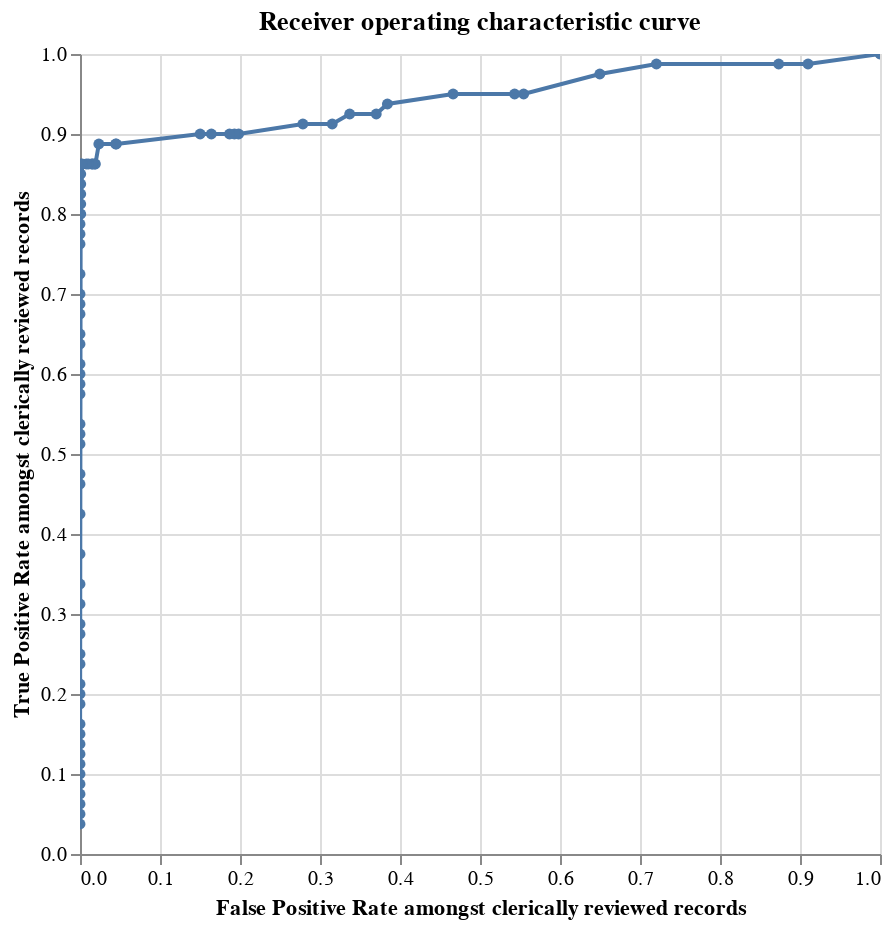

This figure's notebook cell:
### Markdown cell above
### Plot ROC Curve
using `roc_chart_from_labels`

### Code cell
linker.roc_chart_from_labels("labels")

### Figure 1 — Vega-Lite specification as saved in the notebook (floating-point values rounded to 4 significant figures)
{"$schema": "https://vega.github.io/schema/vega-lite/v4.8.1.json", "title": "Receiver operating characteristic curve", "height": 400, "width": 400, "data": {"values": [{"truth_threshold": -13.9, "row_count": 1225.0, "P": 80.0, "N": 1145.0, "TP": 80.0, "TN": 0.0, "FP": 1145.0, "FN": 0.0, "P_rate": 0.0, "N_rate": 0.9347, "TP_rate": 1.0, "TN_rate": 0.0, "FP_rate": 1.0, "FN_rate": 0.0, "precision": 0.06531, "recall": 1.0}, {"truth_threshold": -13.06, "row_count": 1225.0, "P": 80.0, "N": 1145.0, "TP": 79.0, "TN": 103.0, "FP": 1042.0, "FN": 1.0, "P_rate": 0.0, "N_rate": 0.9347, "TP_rate": 0.9875, "TN_rate": 0.08996, "FP_rate": 0.91, "FN_rate": 0.0125, "precision": 0.07047, "recall": 0.9875}, {"truth_threshold": -12.78, "row_count": 1225.0, "P": 80.0, "N": 1145.0, "TP": 79.0, "TN": 145.0, "FP": 1000.0, "FN": 1.0, "P_rate": 0.0, "N_rate": 0.9347, "TP_rate": 0.9875, "TN_rate": 0.1266, "FP_rate": 0.8734, "FN_rate": 0.0125, "precision": 0.07322, "recall": 0.9875}, {"truth_threshold": -12.71, "row_count": 1225.0, "P": 80.0, "N": 1145.0, "TP": 79.0, "TN": 320.0, "FP": 825.0, "FN": 1.0, "P_rate": 0.0, "N_rate": 0.9347, "TP_rate": 0.9875, "TN_rate": 0.2795, "FP_rate": 0.7205, "FN_rate": 0.0125, "precision": 0.08739, "recall": 0.9875}, {"truth_threshold": -11.93, "row_count": 1225.0, "P": 80.0, "N": 1145.0, "TP": 78.0, "TN": 401.0, "FP": 744.0, "FN": 2.0, "P_rate": 0.0, "N_rate": 0.9347, "TP_rate": 0.975, "TN_rate": 0.3502, "FP_rate": 0.6498, "FN_rate": 0.025, "precision": 0.09489, "recall": 0.975}, {"truth_threshold": -11.87, "row_count": 1225.0, "P": 80.0, "N": 1145.0, "TP": 76.0, "TN": 510.0, "FP": 635.0, "FN": 4.0, "P_rate": 0.0, "N_rate": 0.9347, "TP_rate": 0.95, "TN_rate": 0.4454, "FP_rate": 0.5546, "FN_rate": 0.05, "precision": 0.1069, "recall": 0.95}, {"truth_threshold": -11.83, "row_count": 1225.0, "P": 80.0, "N": 1145.0, "TP": 76.0, "TN": 523.0, "FP": 622.0, "FN": 4.0, "P_rate": 0.0, "N_rate": 0.9347, "TP_rate": 0.95, "TN_rate": 0.4568, "FP_rate": 0.5432, "FN_rate": 0.05, "precision": 0.1089, "recall": 0.95}, {"truth_threshold": -11.58, "row_count": 1225.0, "P": 80.0, "N": 1145.0, "TP": 76.0, "TN": 611.0, "FP": 534.0, "FN": 4.0, "P_rate": 0.0, "N_rate": 0.9347, "TP_rate": 0.95, "TN_rate": 0.5336, "FP_rate": 0.4664, "FN_rate": 0.05, "precision": 0.1246, "recall": 0.95}, {"truth_threshold": -11.36, "row_count": 1225.0, "P": 80.0, "N": 1145.0, "TP": 75.0, "TN": 705.0, "FP": 440.0, "FN": 5.0, "P_rate": 0.0, "N_rate": 0.9347, "TP_rate": 0.9375, "TN_rate": 0.6157, "FP_rate": 0.3843, "FN_rate": 0.0625, "precision": 0.1456, "recall": 0.9375}, {"truth_threshold": -10.99, "row_count": 1225.0, "P": 80.0, "N": 1145.0, "TP": 74.0, "TN": 721.0, "FP": 424.0, "FN": 6.0, "P_rate": 0.0, "N_rate": 0.9347, "TP_rate": 0.925, "TN_rate": 0.6297, "FP_rate": 0.3703, "FN_rate": 0.075, "precision": 0.1486, "recall": 0.925}, {"truth_threshold": -10.74, "row_count": 1225.0, "P": 80.0, "N": 1145.0, "TP": 74.0, "TN": 759.0, "FP": 386.0, "FN": 6.0, "P_rate": 0.0, "N_rate": 0.9347, "TP_rate": 0.925, "TN_rate": 0.6629, "FP_rate": 0.3371, "FN_rate": 0.075, "precision": 0.1609, "recall": 0.925}, {"truth_threshold": -10.7, "row_count": 1225.0, "P": 80.0, "N": 1145.0, "TP": 73.0, "TN": 784.0, "FP": 361.0, "FN": 7.0, "P_rate": 0.0, "N_rate": 0.9347, "TP_rate": 0.9125, "TN_rate": 0.6847, "FP_rate": 0.3153, "FN_rate": 0.0875, "precision": 0.1682, "recall": 0.9125}, {"truth_threshold": -10.64, "row_count": 1225.0, "P": 80.0, "N": 1145.0, "TP": 73.0, "TN": 826.0, "FP": 319.0, "FN": 7.0, "P_rate": 0.0, "N_rate": 0.9347, "TP_rate": 0.9125, "TN_rate": 0.7214, "FP_rate": 0.2786, "FN_rate": 0.0875, "precision": 0.1862, "recall": 0.9125}, {"truth_threshold": -10.52, "row_count": 1225.0, "P": 80.0, "N": 1145.0, "TP": 72.0, "TN": 918.0, "FP": 227.0, "FN": 8.0, "P_rate": 0.0, "N_rate": 0.9347, "TP_rate": 0.9, "TN_rate": 0.8017, "FP_rate": 0.1983, "FN_rate": 0.1, "precision": 0.2408, "recall": 0.9}, {"truth_threshold": -10.17, "row_count": 1225.0, "P": 80.0, "N": 1145.0, "TP": 72.0, "TN": 924.0, "FP": 221.0, "FN": 8.0, "P_rate": 0.0, "N_rate": 0.9347, "TP_rate": 0.9, "TN_rate": 0.807, "FP_rate": 0.193, "FN_rate": 0.1, "precision": 0.2457, "recall": 0.9}, {"truth_threshold": -9.859, "row_count": 1225.0, "P": 80.0, "N": 1145.0, "TP": 72.0, "TN": 931.0, "FP": 214.0, "FN": 8.0, "P_rate": 0.0, "N_rate": 0.9347, "TP_rate": 0.9, "TN_rate": 0.8131, "FP_rate": 0.1869, "FN_rate": 0.1, "precision": 0.2517, "recall": 0.9}, {"truth_threshold": -9.793, "row_count": 1225.0, "P": 80.0, "N": 1145.0, "TP": 72.0, "TN": 957.0, "FP": 188.0, "FN": 8.0, "P_rate": 0.0, "N_rate": 0.9347, "TP_rate": 0.9, "TN_rate": 0.8358, "FP_rate": 0.1642, "FN_rate": 0.1, "precision": 0.2769, "recall": 0.9}, {"truth_threshold": -9.511, "row_count": 1225.0, "P": 80.0, "N": 1145.0, "TP": 72.0, "TN": 973.0, "FP": 172.0, "FN": 8.0, "P_rate": 0.0, "N_rate": 0.9347, "TP_rate": 0.9, "TN_rate": 0.8498, "FP_rate": 0.1502, "FN_rate": 0.1, "precision": 0.2951, "recall": 0.9}, {"truth_threshold": -9.325, "row_count": 1225.0, "P": 80.0, "N": 1145.0, "TP": 71.0, "TN": 1093.0, "FP": 52.0, "FN": 9.0, "P_rate": 0.0, "N_rate": 0.9347, "TP_rate": 0.8875, "TN_rate": 0.9546, "FP_rate": 0.04541, "FN_rate": 0.1125, "precision": 0.5772, "recall": 0.8875}, {"truth_threshold": -8.667, "row_count": 1225.0, "P": 80.0, "N": 1145.0, "TP": 71.0, "TN": 1094.0, "FP": 51.0, "FN": 9.0, "P_rate": 0.0, "N_rate": 0.9347, "TP_rate": 0.8875, "TN_rate": 0.9555, "FP_rate": 0.04454, "FN_rate": 0.1125, "precision": 0.582, "recall": 0.8875}, {"truth_threshold": -8.096, "row_count": 1225.0, "P": 80.0, "N": 1145.0, "TP": 71.0, "TN": 1118.0, "FP": 27.0, "FN": 9.0, "P_rate": 0.0, "N_rate": 0.9347, "TP_rate": 0.8875, "TN_rate": 0.9764, "FP_rate": 0.02358, "FN_rate": 0.1125, "precision": 0.7245, "recall": 0.8875}, {"truth_threshold": -7.252, "row_count": 1225.0, "P": 80.0, "N": 1145.0, "TP": 69.0, "TN": 1123.0, "FP": 22.0, "FN": 11.0, "P_rate": 0.0, "N_rate": 0.9347, "TP_rate": 0.8625, "TN_rate": 0.9808, "FP_rate": 0.01921, "FN_rate": 0.1375, "precision": 0.7582, "recall": 0.8625}, {"truth_threshold": -7.09, "row_count": 1225.0, "P": 80.0, "N": 1145.0, "TP": 69.0, "TN": 1124.0, "FP": 21.0, "FN": 11.0, "P_rate": 0.0, "N_rate": 0.9347, "TP_rate": 0.8625, "TN_rate": 0.9817, "FP_rate": 0.01834, "FN_rate": 0.1375, "precision": 0.7667, "recall": 0.8625}, {"truth_threshold": -6.245, "row_count": 1225.0, "P": 80.0, "N": 1145.0, "TP": 69.0, "TN": 1127.0, "FP": 18.0, "FN": 11.0, "P_rate": 0.0, "N_rate": 0.9347, "TP_rate": 0.8625, "TN_rate": 0.9843, "FP_rate": 0.01572, "FN_rate": 0.1375, "precision": 0.7931, "recall": 0.8625}, {"truth_threshold": -5.963, "row_count": 1225.0, "P": 80.0, "N": 1145.0, "TP": 69.0, "TN": 1128.0, "FP": 17.0, "FN": 11.0, "P_rate": 0.0, "N_rate": 0.9347, "TP_rate": 0.8625, "TN_rate": 0.9852, "FP_rate": 0.01485, "FN_rate": 0.1375, "precision": 0.8023, "recall": 0.8625}, {"truth_threshold": -5.024, "row_count": 1225.0, "P": 80.0, "N": 1145.0, "TP": 69.0, "TN": 1133.0, "FP": 12.0, "FN": 11.0, "P_rate": 0.0, "N_rate": 0.9347, "TP_rate": 0.8625, "TN_rate": 0.9895, "FP_rate": 0.01048, "FN_rate": 0.1375, "precision": 0.8519, "recall": 0.8625}, {"truth_threshold": -4.77, "row_count": 1225.0, "P": 80.0, "N": 1145.0, "TP": 69.0, "TN": 1136.0, "FP": 9.0, "FN": 11.0, "P_rate": 0.0, "N_rate": 0.9347, "TP_rate": 0.8625, "TN_rate": 0.9921, "FP_rate": 0.00786, "FN_rate": 0.1375, "precision": 0.8846, "recall": 0.8625}, {"truth_threshold": -4.548, "row_count": 1225.0, "P": 80.0, "N": 1145.0, "TP": 69.0, "TN": 1142.0, "FP": 3.0, "FN": 11.0, "P_rate": 0.0, "N_rate": 0.9347, "TP_rate": 0.8625, "TN_rate": 0.9974, "FP_rate": 0.00262, "FN_rate": 0.1375, "precision": 0.9583, "recall": 0.8625}, {"truth_threshold": -4.285, "row_count": 1225.0, "P": 80.0, "N": 1145.0, "TP": 69.0, "TN": 1144.0, "FP": 1.0, "FN": 11.0, "P_rate": 0.0, "N_rate": 0.9347, "TP_rate": 0.8625, "TN_rate": 0.9991, "FP_rate": 0.0008734, "FN_rate": 0.1375, "precision": 0.9857, "recall": 0.8625}, {"truth_threshold": -4.219, "row_count": 1225.0, "P": 80.0, "N": 1145.0, "TP": 68.0, "TN": 1144.0, "FP": 1.0, "FN": 12.0, "P_rate": 0.0, "N_rate": 0.9347, "TP_rate": 0.85, "TN_rate": 0.9991, "FP_rate": 0.0008734, "FN_rate": 0.15, "precision": 0.9855, "recall": 0.85}, {"truth_threshold": -4.122, "row_count": 1225.0, "P": 80.0, "N": 1145.0, "TP": 67.0, "TN": 1144.0, "FP": 1.0, "FN": 13.0, "P_rate": 0.0, "N_rate": 0.9347, "TP_rate": 0.8375, "TN_rate": 0.9991, "FP_rate": 0.0008734, "FN_rate": 0.1625, "precision": 0.9853, "recall": 0.8375}, {"truth_threshold": -4.056, "row_count": 1225.0, "P": 80.0, "N": 1145.0, "TP": 66.0, "TN": 1144.0, "FP": 1.0, "FN": 14.0, "P_rate": 0.0, "N_rate": 0.9347, "TP_rate": 0.825, "TN_rate": 0.9991, "FP_rate": 0.0008734, "FN_rate": 0.175, "precision": 0.9851, "recall": 0.825}, {"truth_threshold": -3.926, "row_count": 1225.0, "P": 80.0, "N": 1145.0, "TP": 65.0, "TN": 1144.0, "FP": 1.0, "FN": 15.0, "P_rate": 0.0, "N_rate": 0.9347, "TP_rate": 0.8125, "TN_rate": 0.9991, "FP_rate": 0.0008734, "FN_rate": 0.1875, "precision": 0.9848, "recall": 0.8125}, {"truth_threshold": -3.832, "row_count": 1225.0, "P": 80.0, "N": 1145.0, "TP": 64.0, "TN": 1144.0, "FP": 1.0, "FN": 16.0, "P_rate": 0.0, "N_rate": 0.9347, "TP_rate": 0.8, "TN_rate": 0.9991, "FP_rate": 0.0008734, "FN_rate": 0.2, "precision": 0.9846, "recall": 0.8}, {"truth_threshold": -3.579, "row_count": 1225.0, "P": 80.0, "N": 1145.0, "TP": 64.0, "TN": 1145.0, "FP": 0.0, "FN": 16.0, "P_rate": 0.0, "N_rate": 0.9347, "TP_rate": 0.8, "TN_rate": 1.0, "FP_rate": 0.0, "FN_rate": 0.2, "precision": 1.0, "recall": 0.8}, {"truth_threshold": -3.441, "row_count": 1225.0, "P": 80.0, "N": 1145.0, "TP": 63.0, "TN": 1145.0, "FP": 0.0, "FN": 17.0, "P_rate": 0.0, "N_rate": 0.9347, "TP_rate": 0.7875, "TN_rate": 1.0, "FP_rate": 0.0, "FN_rate": 0.2125, "precision": 1.0, "recall": 0.7875}, {"truth_threshold": -3.375, "row_count": 1225.0, "P": 80.0, "N": 1145.0, "TP": 62.0, "TN": 1145.0, "FP": 0.0, "FN": 18.0, "P_rate": 0.0, "N_rate": 0.9347, "TP_rate": 0.775, "TN_rate": 1.0, "FP_rate": 0.0, "FN_rate": 0.225, "precision": 1.0, "recall": 0.775}, {"truth_threshold": -3.277, "row_count": 1225.0, "P": 80.0, "N": 1145.0, "TP": 61.0, "TN": 1145.0, "FP": 0.0, "FN": 19.0, "P_rate": 0.0, "N_rate": 0.9347, "TP_rate": 0.7625, "TN_rate": 1.0, "FP_rate": 0.0, "FN_rate": 0.2375, "precision": 1.0, "recall": 0.7625}, {"truth_threshold": -3.093, "row_count": 1225.0, "P": 80.0, "N": 1145.0, "TP": 58.0, "TN": 1145.0, "FP": 0.0, "FN": 22.0, "P_rate": 0.0, "N_rate": 0.9347, "TP_rate": 0.725, "TN_rate": 1.0, "FP_rate": 0.0, "FN_rate": 0.275, "precision": 1.0, "recall": 0.725}, {"truth_threshold": -2.331, "row_count": 1225.0, "P": 80.0, "N": 1145.0, "TP": 56.0, "TN": 1145.0, "FP": 0.0, "FN": 24.0, "P_rate": 0.0, "N_rate": 0.9347, "TP_rate": 0.7, "TN_rate": 1.0, "FP_rate": 0.0, "FN_rate": 0.3, "precision": 1.0, "recall": 0.7}, {"truth_threshold": -2.164, "row_count": 1225.0, "P": 80.0, "N": 1145.0, "TP": 55.0, "TN": 1145.0, "FP": 0.0, "FN": 25.0, "P_rate": 0.0, "N_rate": 0.9347, "TP_rate": 0.6875, "TN_rate": 1.0, "FP_rate": 0.0, "FN_rate": 0.3125, "precision": 1.0, "recall": 0.6875}, {"truth_threshold": -2.156, "row_count": 1225.0, "P": 80.0, "N": 1145.0, "TP": 54.0, "TN": 1145.0, "FP": 0.0, "FN": 26.0, "P_rate": 0.0, "N_rate": 0.9347, "TP_rate": 0.675, "TN_rate": 1.0, "FP_rate": 0.0, "FN_rate": 0.325, "precision": 1.0, "recall": 0.675}, {"truth_threshold": -2.026, "row_count": 1225.0, "P": 80.0, "N": 1145.0, "TP": 52.0, "TN": 1145.0, "FP": 0.0, "FN": 28.0, "P_rate": 0.0, "N_rate": 0.9347, "TP_rate": 0.65, "TN_rate": 1.0, "FP_rate": 0.0, "FN_rate": 0.35, "precision": 1.0, "recall": 0.65}, {"truth_threshold": -1.983, "row_count": 1225.0, "P": 80.0, "N": 1145.0, "TP": 51.0, "TN": 1145.0, "FP": 0.0, "FN": 29.0, "P_rate": 0.0, "N_rate": 0.9347, "TP_rate": 0.6375, "TN_rate": 1.0, "FP_rate": 0.0, "FN_rate": 0.3625, "precision": 1.0, "recall": 0.6375}, {"truth_threshold": -0.8564, "row_count": 1225.0, "P": 80.0, "N": 1145.0, "TP": 49.0, "TN": 1145.0, "FP": 0.0, "FN": 31.0, "P_rate": 0.0, "N_rate": 0.9347, "TP_rate": 0.6125, "TN_rate": 1.0, "FP_rate": 0.0, "FN_rate": 0.3875, "precision": 1.0, "recall": 0.6125}, {"truth_threshold": -0.7418, "row_count": 1225.0, "P": 80.0, "N": 1145.0, "TP": 48.0, "TN": 1145.0, "FP": 0.0, "FN": 32.0, "P_rate": 0.0, "N_rate": 0.9347, "TP_rate": 0.6, "TN_rate": 1.0, "FP_rate": 0.0, "FN_rate": 0.4, "precision": 1.0, "recall": 0.6}, {"truth_threshold": -0.012, "row_count": 1225.0, "P": 80.0, "N": 1145.0, "TP": 47.0, "TN": 1145.0, "FP": 0.0, "FN": 33.0, "P_rate": 0.0, "N_rate": 0.9347, "TP_rate": 0.5875, "TN_rate": 1.0, "FP_rate": 0.0, "FN_rate": 0.4125, "precision": 1.0, "recall": 0.5875}, {"truth_threshold": 3.135, "row_count": 1225.0, "P": 80.0, "N": 1145.0, "TP": 46.0, "TN": 1145.0, "FP": 0.0, "FN": 34.0, "P_rate": 0.0, "N_rate": 0.9347, "TP_rate": 0.575, "TN_rate": 1.0, "FP_rate": 0.0, "FN_rate": 0.425, "precision": 1.0, "recall": 0.575}, {"truth_threshold": 3.63, "row_count": 1225.0, "P": 80.0, "N": 1145.0, "TP": 43.0, "TN": 1145.0, "FP": 0.0, "FN": 37.0, "P_rate": 0.0, "N_rate": 0.9347, "TP_rate": 0.5375, "TN_rate": 1.0, "FP_rate": 0.0, "FN_rate": 0.4625, "precision": 1.0, "recall": 0.5375}, {"truth_threshold": 3.776, "row_count": 1225.0, "P": 80.0, "N": 1145.0, "TP": 42.0, "TN": 1145.0, "FP": 0.0, "FN": 38.0, "P_rate": 0.0, "N_rate": 0.9347, "TP_rate": 0.525, "TN_rate": 1.0, "FP_rate": 0.0, "FN_rate": 0.475, "precision": 1.0, "recall": 0.525}, {"truth_threshold": 3.785, "row_count": 1225.0, "P": 80.0, "N": 1145.0, "TP": 41.0, "TN": 1145.0, "FP": 0.0, "FN": 39.0, "P_rate": 0.0, "N_rate": 0.9347, "TP_rate": 0.5125, "TN_rate": 1.0, "FP_rate": 0.0, "FN_rate": 0.4875, "precision": 1.0, "recall": 0.5125}, {"truth_threshold": 4.179, "row_count": 1225.0, "P": 80.0, "N": 1145.0, "TP": 38.0, "TN": 1145.0, "FP": 0.0, "FN": 42.0, "P_rate": 0.0, "N_rate": 0.9347, "TP_rate": 0.475, "TN_rate": 1.0, "FP_rate": 0.0, "FN_rate": 0.525, "precision": 1.0, "recall": 0.475}, {"truth_threshold": 4.262, "row_count": 1225.0, "P": 80.0, "N": 1145.0, "TP": 37.0, "TN": 1145.0, "FP": 0.0, "FN": 43.0, "P_rate": 0.0, "N_rate": 0.9347, "TP_rate": 0.4625, "TN_rate": 1.0, "FP_rate": 0.0, "FN_rate": 0.5375, "precision": 1.0, "recall": 0.4625}, {"truth_threshold": 4.63, "row_count": 1225.0, "P": 80.0, "N": 1145.0, "TP": 34.0, "TN": 1145.0, "FP": 0.0, "FN": 46.0, "P_rate": 0.0, "N_rate": 0.9347, "TP_rate": 0.425, "TN_rate": 1.0, "FP_rate": 0.0, "FN_rate": 0.575, "precision": 1.0, "recall": 0.425}, {"truth_threshold": 4.823, "row_count": 1225.0, "P": 80.0, "N": 1145.0, "TP": 30.0, "TN": 1145.0, "FP": 0.0, "FN": 50.0, "P_rate": 0.0, "N_rate": 0.9347, "TP_rate": 0.375, "TN_rate": 1.0, "FP_rate": 0.0, "FN_rate": 0.625, "precision": 1.0, "recall": 0.375}, {"truth_threshold": 5.076, "row_count": 1225.0, "P": 80.0, "N": 1145.0, "TP": 27.0, "TN": 1145.0, "FP": 0.0, "FN": 53.0, "P_rate": 0.0, "N_rate": 0.9347, "TP_rate": 0.3375, "TN_rate": 1.0, "FP_rate": 0.0, "FN_rate": 0.6625, "precision": 1.0, "recall": 0.3375}, {"truth_threshold": 5.372, "row_count": 1225.0, "P": 80.0, "N": 1145.0, "TP": 25.0, "TN": 1145.0, "FP": 0.0, "FN": 55.0, "P_rate": 0.0, "N_rate": 0.9347, "TP_rate": 0.3125, "TN_rate": 1.0, "FP_rate": 0.0, "FN_rate": 0.6875, "precision": 1.0, "recall": 0.3125}, {"truth_threshold": 5.562, "row_count": 1225.0, "P": 80.0, "N": 1145.0, "TP": 23.0, "TN": 1145.0, "FP": 0.0, "FN": 57.0, "P_rate": 0.0, "N_rate": 0.9347, "TP_rate": 0.2875, "TN_rate": 1.0, "FP_rate": 0.0, "FN_rate": 0.7125, "precision": 1.0, "recall": 0.2875}, {"truth_threshold": 5.756, "row_count": 1225.0, "P": 80.0, "N": 1145.0, "TP": 22.0, "TN": 1145.0, "FP": 0.0, "FN": 58.0, "P_rate": 0.0, "N_rate": 0.9347, "TP_rate": 0.275, "TN_rate": 1.0, "FP_rate": 0.0, "FN_rate": 0.725, "precision": 1.0, "recall": 0.275}, {"truth_threshold": 5.848, "row_count": 1225.0, "P": 80.0, "N": 1145.0, "TP": 20.0, "TN": 1145.0, "FP": 0.0, "FN": 60.0, "P_rate": 0.0, "N_rate": 0.9347, "TP_rate": 0.25, "TN_rate": 1.0, "FP_rate": 0.0, "FN_rate": 0.75, "precision": 1.0, "recall": 0.25}, {"truth_threshold": 6.498, "row_count": 1225.0, "P": 80.0, "N": 1145.0, "TP": 19.0, "TN": 1145.0, "FP": 0.0, "FN": 61.0, "P_rate": 0.0, "N_rate": 0.9347, "TP_rate": 0.2375, "TN_rate": 1.0, "FP_rate": 0.0, "FN_rate": 0.7625, "precision": 1.0, "recall": 0.2375}, {"truth_threshold": 7.148, "row_count": 1225.0, "P": 80.0, "N": 1145.0, "TP": 17.0, "TN": 1145.0, "FP": 0.0, "FN": 63.0, "P_rate": 0.0, "N_rate": 0.9347, "TP_rate": 0.2125, "TN_rate": 1.0, "FP_rate": 0.0, "FN_rate": 0.7875, "precision": 1.0, "recall": 0.2125}, {"truth_threshold": 7.993, "row_count": 1225.0, "P": 80.0, "N": 1145.0, "TP": 16.0, "TN": 1145.0, "FP": 0.0, "FN": 64.0, "P_rate": 0.0, "N_rate": 0.9347, "TP_rate": 0.2, "TN_rate": 1.0, "FP_rate": 0.0, "FN_rate": 0.8, "precision": 1.0, "recall": 0.2}, {"truth_threshold": 10.6, "row_count": 1225.0, "P": 80.0, "N": 1145.0, "TP": 15.0, "TN": 1145.0, "FP": 0.0, "FN": 65.0, "P_rate": 0.0, "N_rate": 0.9347, "TP_rate": 0.1875, "TN_rate": 1.0, "FP_rate": 0.0, "FN_rate": 0.8125, "precision": 1.0, "recall": 0.1875}, {"truth_threshold": 10.98, "row_count": 1225.0, "P": 80.0, "N": 1145.0, "TP": 13.0, "TN": 1145.0, "FP": 0.0, "FN": 67.0, "P_rate": 0.0, "N_rate": 0.9347, "TP_rate": 0.1625, "TN_rate": 1.0, "FP_rate": 0.0, "FN_rate": 0.8375, "precision": 1.0, "recall": 0.1625}, {"truth_threshold": 11.72, "row_count": 1225.0, "P": 80.0, "N": 1145.0, "TP": 12.0, "TN": 1145.0, "FP": 0.0, "FN": 68.0, "P_rate": 0.0, "N_rate": 0.9347, "TP_rate": 0.15, "TN_rate": 1.0, "FP_rate": 0.0, "FN_rate": 0.85, "precision": 1.0, "recall": 0.15}, {"truth_threshold": 11.79, "row_count": 1225.0, "P": 80.0, "N": 1145.0, "TP": 11.0, "TN": 1145.0, "FP": 0.0, "FN": 69.0, "P_rate": 0.0, "N_rate": 0.9347, "TP_rate": 0.1375, "TN_rate": 1.0, "FP_rate": 0.0, "FN_rate": 0.8625, "precision": 1.0, "recall": 0.1375}, {"truth_threshold": 12.27, "row_count": 1225.0, "P": 80.0, "N": 1145.0, "TP": 10.0, "TN": 1145.0, "FP": 0.0, "FN": 70.0, "P_rate": 0.0, "N_rate": 0.9347, "TP_rate": 0.125, "TN_rate": 1.0, "FP_rate": 0.0, "FN_rate": 0.875, "precision": 1.0, "recall": 0.125}, {"truth_threshold": 12.83, "row_count": 1225.0, "P": 80.0, "N": 1145.0, "TP": 9.0, "TN": 1145.0, "FP": 0.0, "FN": 71.0, "P_rate": 0.0, "N_rate": 0.9347, "TP_rate": 0.1125, "TN_rate": 1.0, "FP_rate": 0.0, "FN_rate": 0.8875, "precision": 1.0, "recall": 0.1125}, {"truth_threshold": 12.92, "row_count": 1225.0, "P": 80.0, "N": 1145.0, "TP": 8.0, "TN": 1145.0, "FP": 0.0, "FN": 72.0, "P_rate": 0.0, "N_rate": 0.9347, "TP_rate": 0.1, "TN_rate": 1.0, "FP_rate": 0.0, "FN_rate": 0.9, "precision": 1.0, "recall": 0.1}, {"truth_threshold": 13.03, "row_count": 1225.0, "P": 80.0, "N": 1145.0, "TP": 7.0, "TN": 1145.0, "FP": 0.0, "FN": 73.0, "P_rate": 0.0, "N_rate": 0.9347, "TP_rate": 0.0875, "TN_rate": 1.0, "FP_rate": 0.0, "FN_rate": 0.9125, "precision": 1.0, "recall": 0.0875}, {"truth_threshold": 13.14, "row_count": 1225.0, "P": 80.0, "N": 1145.0, "TP": 6.0, "TN": 1145.0, "FP": 0.0, "FN": 74.0, "P_rate": 0.0, "N_rate": 0.9347, "TP_rate": 0.075, "TN_rate": 1.0, "FP_rate": 0.0, "FN_rate": 0.925, "precision": 1.0, "recall": 0.075}, {"truth_threshold": 14.5, "row_count": 1225.0, "P": 80.0, "N": 1145.0, "TP": 5.0, "TN": 1145.0, "FP": 0.0, "FN": 75.0, "P_rate": 0.0, "N_rate": 0.9347, "TP_rate": 0.0625, "TN_rate": 1.0, "FP_rate": 0.0, "FN_rate": 0.9375, "precision": 1.0, "recall": 0.0625}, {"truth_threshold": 20.92, "row_count": 1225.0, "P": 80.0, "N": 1145.0, "TP": 4.0, "TN": 1145.0, "FP": 0.0, "FN": 76.0, "P_rate": 0.0, "N_rate": 0.9347, "TP_rate": 0.05, "TN_rate": 1.0, "FP_rate": 0.0, "FN_rate": 0.95, "precision": 1.0, "recall": 0.05}, {"truth_threshold": 24.45, "row_count": 1225.0, "P": 80.0, "N": 1145.0, "TP": 3.0, "TN": 1145.0, "FP": 0.0, "FN": 77.0, "P_rate": 0.0, "N_rate": 0.9347, "TP_rate": 0.0375, "TN_rate": 1.0, "FP_rate": 0.0, "FN_rate": 0.9625, "precision": 1.0, "recall": 0.0375}]}, "mark": {"type": "line", "clip": true, "point": true}, "encoding": {"tooltip": [{"type": "quantitative", "field": "truth_threshold", "format": ".4f"}, {"type": "quantitative", "field": "FP_rate", "format": ".4f"}, {"type": "quantitative", "field": "TP_rate", "format": ".4f"}, {"type": "quantitative", "field": "TP", "format": ",.0f"}, {"type": "quantitative", "field": "TN", "format": ",.0f"}, {"type": "quantitative", "field": "FP", "format": ",.0f"}, {"type": "quantitative", "field": "FN", "format": ",.0f"}, {"type": "quantitative", "field": "precision", "format": ".4f"}, {"type": "quantitative", "field": "recall", "format": ".4f"}], "x": {"type": "quantitative", "field": "FP_rate", "sort": ["truth_threshold"], "title": "False Positive Rate amongst clerically reviewed records"}, "y": {"type": "quantitative", "field": "TP_rate", "sort": ["truth_threshold"], "title": "True Positive Rate amongst clerically reviewed records"}}, "selection": {"selector076": {"type": "interval", "bind": "scales", "encodings": ["x"]}}}
